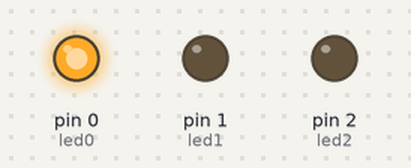
Bench run of a program on a simulated MicroPython board. On the bench: output pins drawn as LEDs (lit = HIGH).

Above: at 0.5 s.
At 1.5 s:
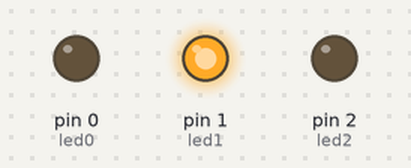
At 5.5 s:
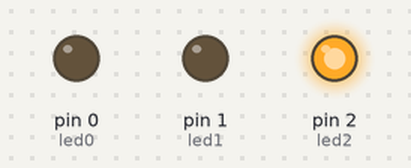
Timing chart, 0 to 6.9 s (numbered marks = the images above):
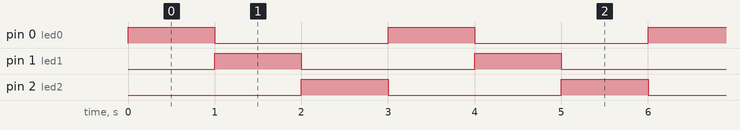

Measured:
- by itself, pin 0 (led0), pin 1 (led1), pin 2 (led2): alternates HIGH for 1.0 s and LOW for 2.0 s
- by itself, everything shown: repeats every 3.0 s, in 3 steps

The program:

led_blink.py
```python
import machine
import time

led0 = machine.Pin(0, machine.Pin.OUT)
led1 = machine.Pin(1, machine.Pin.OUT)
led2 = machine.Pin(2, machine.Pin.OUT)

led0.value(False)
led1.value(False)
led2.value(False)

led_list = [led0, led1, led2]

while True:
    for led in led_list:
        led.toggle()
        time.sleep(1)
        led.toggle()
```
